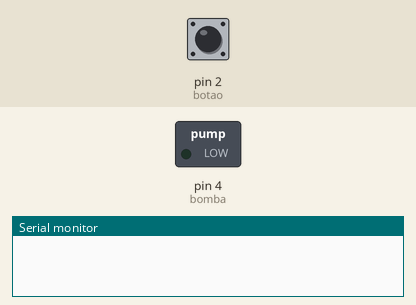
Recording of a sketch running on a simulated Arduino Uno, built with avr-gcc and run on an emulated ATmega328P. Shown: switched loads named in the sketch (green lamp = pin HIGH), the last lines printed to the serial monitor. Dashed ring = blinking. The inputs (shaded band) are chosen by the test bench; at power-on: pin 2 (botao) LOW.

Above: at 1.2 s.
1.3 s: pin 2 (botao) pulled HIGH for 3.2 s
At 4.8 s:
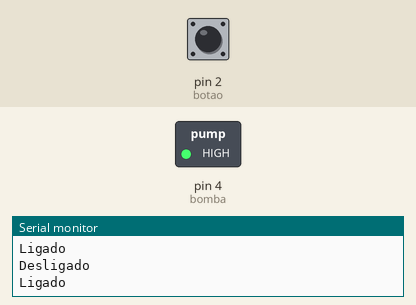
6.0 s: pin 2 (botao) pulled HIGH for 0.15 s
At 7.3 s:
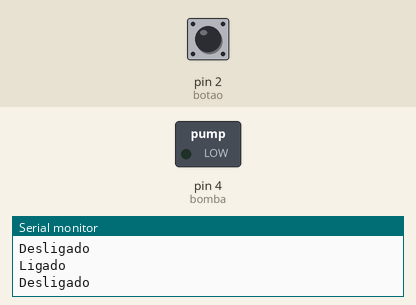
Timing chart, 0 to 9.0 s (numbered marks = the images above; inputs shaded):
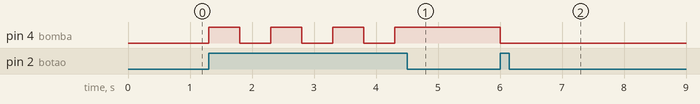

The sketch:

bombadeagua.ino
```cpp
int botao = 2;
int bomba = 4;
int liga = 0;

void setup()
{
  pinMode(botao, INPUT);
  pinMode(bomba, OUTPUT);
  Serial.begin(9600);
}

void loop()
{
 int pressionado = digitalRead(botao);


  if((pressionado == HIGH)&& (liga == 0)){
  digitalWrite(bomba, HIGH);
    liga = 1;
    Serial.println("Ligado");
    delay(500);
  }
  else if((pressionado == HIGH)&& (liga == 1)){
  digitalWrite(bomba, LOW);
    liga = 0;
    Serial.println("Desligado");
    delay(500);
  }
}
```

Measured:
- after the input at 1.3 s, pin 4 (bomba): alternates HIGH for 0.50 s and LOW for 0.50 s, 7 changes in all, then stays HIGH, starting at once
- after the input at 6.0 s, pin 4 (bomba): HIGH → LOW at once
